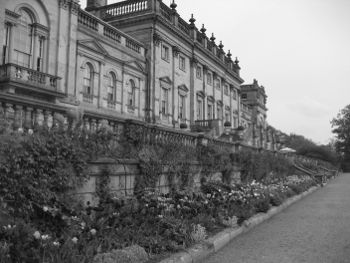
#> input picture harewood.jpg, 350 x 263 px
$ python otsu.py
#> lines starting #> are read from the running program, lines starting #| are printed output that depends on the picture; after the words box and inside, x2 and y2 are one past the last pixel; in counts of white or black regions, pixels touching at a corner belong together
import numpy as np
import cv2
import matplotlib.pyplot as plt


def mean(hist, start, end):
    result = 0
    valor = np.sum(hist[start:end])
    if valor == 0:
        return 0
    for i in range(start, end):
        result += hist[i] * i
    return result / valor


def otsu(hist, t, color_count):
    SIZE = np.sum(hist)
    BGMean = 0
    BGWeight = np.sum(hist[0:t]) / SIZE
    BGMean = mean(hist, 0, t)

    FGMean = 0
    FGWeight = np.sum(hist[t:]) / SIZE
    FGMean = mean(hist, t, color_count)

    return BGWeight * FGWeight * (BGMean - FGMean) ** 2


image = cv2.imread('harewood.jpg', cv2.IMREAD_GRAYSCALE)
#> image is the input picture: shape (263, 350); min 3, max 255, mean 116.2
IMG_NUM_PIXELS = image.size
#> IMG_NUM_PIXELS = 92050
IMG_SHAPE = image.shape
#> IMG_SHAPE = (263, 350)
COLOR_COUNT = 256

pixels_distribution = np.bincount(image.flatten(), minlength=256)
#> pixels_distribution = 256 values, max 1707 at index 240, min 0 at index 0, mean 359.6

threshold_range = range(COLOR_COUNT)
criterias = [otsu(pixels_distribution, th, COLOR_COUNT) for th in
             threshold_range]
#> in otsu, `SIZE = np.sum(hist)`: SIZE = 92050
#> in otsu, `BGWeight = np.sum(hist[0:t]) / SIZE`: BGWeight = 0
#> in otsu, `FGWeight = np.sum(hist[t:]) / SIZE`: FGWeight = 1
#> the loop in mean (call 2), `for i in range(start, end):` made 256 passes
#> result on passes 1 to 3: 0, 0, 0
#> in otsu, `FGMean = mean(hist, t, color_count)`: FGMean = 116.2
best_threshold = threshold_range[np.nanargmax(criterias)] - 1

newImage = np.where(image > best_threshold, 255, 0)
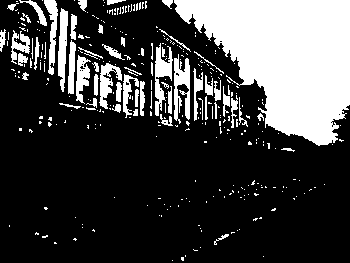
#> newImage: shape (263, 350) int64; 26% white; 334 white regions (275 under 20 px), largest, box (x1, y1, x2, y2) and area: (174, 0, 350, 146) 15793, (174, 54, 190, 124) 674, (155, 43, 173, 116) 609

(cv2_treshold, cv2_tresholdImage) = cv2.threshold(image, 0, 255,
        cv2.THRESH_OTSU)
print ('cv2 threshold = ', cv2_treshold)
#| cv2 threshold =  146.0
print ('algorithm = ', best_threshold)
#| algorithm =  146

fig = plt.figure(figsize=(10, 7))

fig.add_subplot(1, 3, 1)
plt.imshow(image, cmap='gray', vmin=0, vmax=255)
plt.axis('off')
plt.title('raw')

fig.add_subplot(1, 3, 2)
plt.imshow(newImage, cmap='gray', vmin=0, vmax=255)
plt.axis('off')
plt.title('otsu')

fig.add_subplot(1, 3, 3)
plt.imshow(cv2_tresholdImage, cmap='gray', vmin=0, vmax=255)
plt.axis('off')
plt.title('cv2')

plt.show()
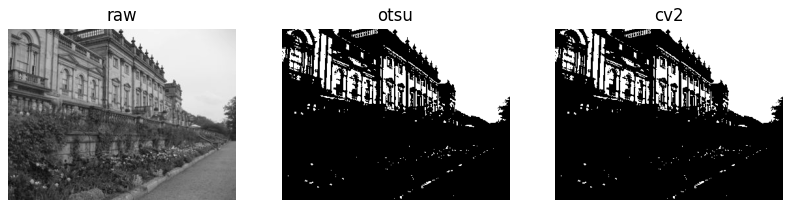
#> figure drawn by matplotlib, 3 panels
